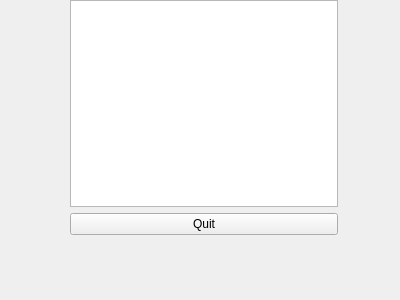
<?xml version="1.0" encoding="UTF-8"?>
<ui version="4.0">
 <class>Notepad</class>
 <widget class="QMainWindow" name="Notepad">
  <property name="geometry">
   <rect>
    <x>0</x>
    <y>0</y>
    <width>400</width>
    <height>300</height>
   </rect>
  </property>
  <property name="windowTitle">
   <string>Notepad</string>
  </property>
  <widget class="QWidget" name="centralWidget">
   <widget class="QWidget" name="">
    <property name="geometry">
     <rect>
      <x>70</x>
      <y>0</y>
      <width>268</width>
      <height>235</height>
     </rect>
    </property>
    <layout class="QVBoxLayout" name="verticalLayout">
     <item>
      <widget class="QTextEdit" name="textEdit"/>
     </item>
     <item>
      <widget class="QPushButton" name="quitButton">
       <property name="text">
        <string>Quit</string>
       </property>
      </widget>
     </item>
    </layout>
   </widget>
  </widget>
 </widget>
</ui>
